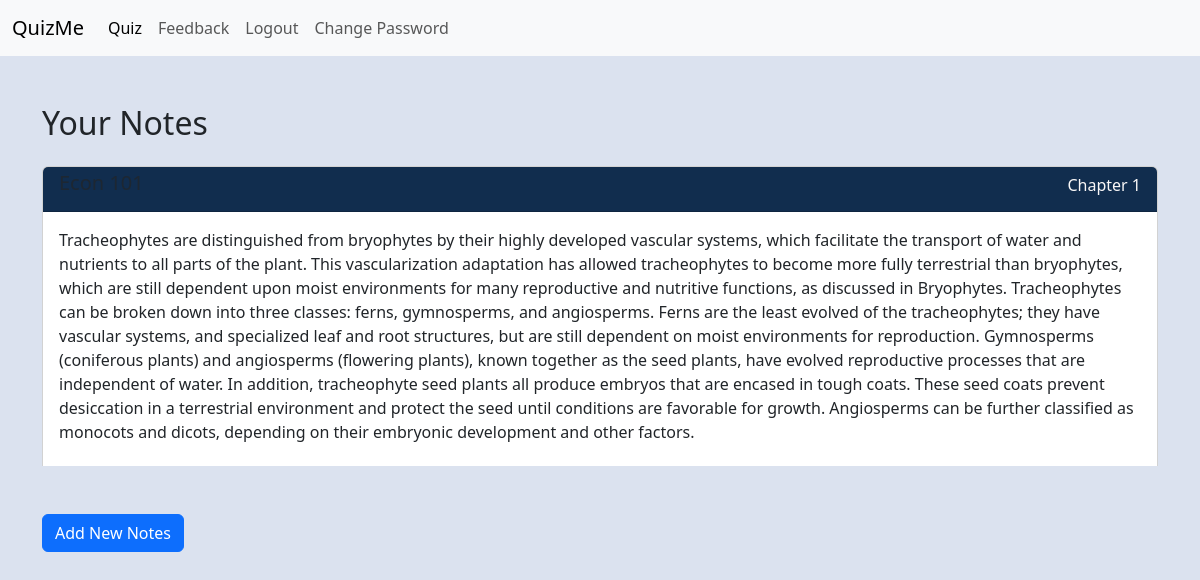
The app's page /notes (signed in) with its own data.
### main.py (models this page shows)
class NoteList(db.Model):
    __tablename__ = "note_lists"
    id: Mapped[int] = mapped_column(Integer, primary_key=True)
    user_id: Mapped[int] = mapped_column(Integer, db.ForeignKey("users.id"))
    class_name: Mapped[str] = mapped_column(String(250), unique=False, nullable=False)
    title: Mapped[str] = mapped_column(String(250))
    content: Mapped[str] = mapped_column(String())

### main.py (the view, shortened to what this page needs)
@app.route('/notes', methods=["GET", "POST"])
def notes():
    form = NoteInput()
    user_notes = NoteList.query.filter_by(user_id=current_user.id).all()
    return render_template("notes.html", form=form, notes=user_notes)

### main.py (called while the page is built)
@login_manager.user_loader
def load_user(user_id):
    return db.get_or_404(User, user_id)

### templates/notes.html (shortened to what this page needs)
{% include "header.html" %}
{% if notes %}
    <div class="container mt-5">
        <h2 class="mb-4">Your Notes</h2>
        <div class="notes-container" style="max-height: 300px; overflow-y: auto;">
            {% for note in notes %}
                <div class="card mb-3">
                    <div class="card-header">
                        <h5 class="card-subtitle mb-2 text-muted">{{ note.class_name }}</h5>
                        <h6 class="card-title">{{ note.title }}</h6>
                    </div>
                    <div class="card-body">
                        {{ note.content | safe }}
                    </div>
                </div>
            {% endfor %}
        </div>
    </div>
{% else %}
    <div class="container mt-5">
        <p>You haven't added any notes yet. Use the "Add New Note" button to get started!</p>
    </div>
{% endif %}
<div class="container mt-5">
    <button type="button" class="btn btn-primary" data-bs-toggle="modal" data-bs-target="#addNoteModal">
        Add New Notes
    </button>
</div>

### static/css/style.css (style rules this page uses)
:root { --primary-color: #F9F7F7; --secondary-color: #DBE2EF; --tertiary-color: #3F72AF; --quaternary-color: #112D4E; }

### records on screen
NoteList: title "Chapter 1", content "Tracheophytes are distinguished from bryophytes by their highly developed vascular systems, which facilitate the transport of water and nutrients to all parts of the plant. This vascularization adaptation has allowed tracheophytes to become more fully terrestrial than bryophytes, which are still dependent upon moist environments for many reproductive and nutritive functions, as discussed in Bryophytes. Tracheophytes can be broken down into three classes: ferns, gymnosperms, and angiosperms. Ferns are the least evolved of the tracheophytes; they have vascular systems, and specialized leaf and root structures, but are still dependent on moist environments for reproduction. Gymnosperms…"
